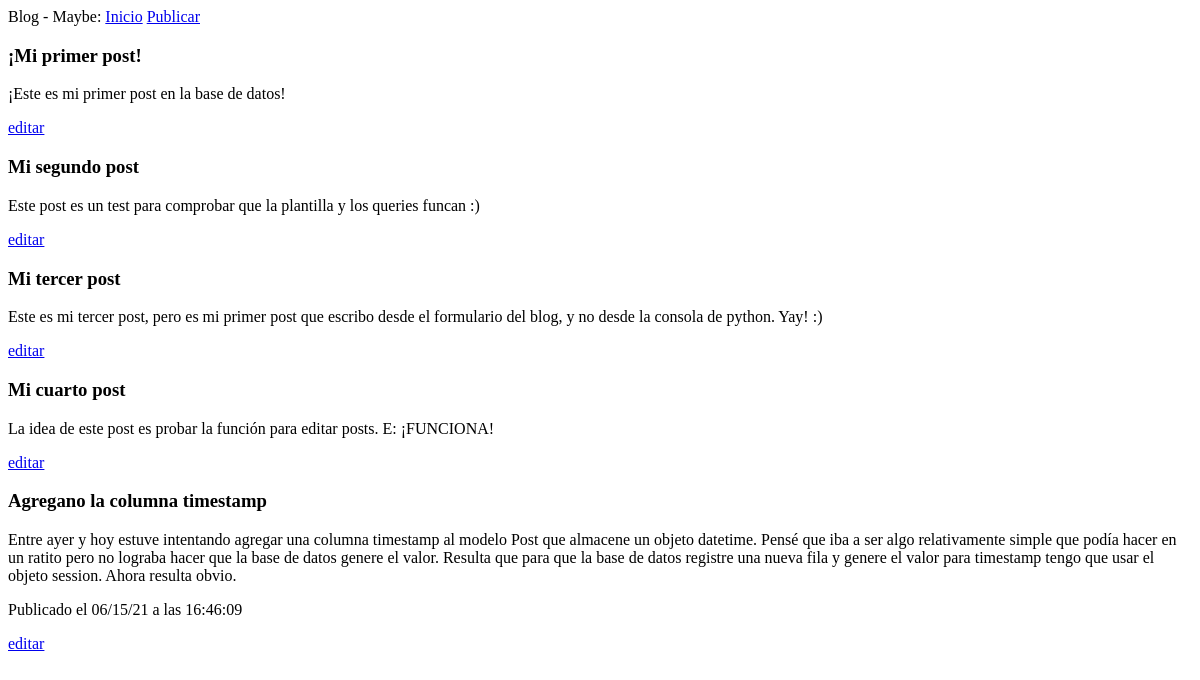
The page /index on the database as committed earlier.
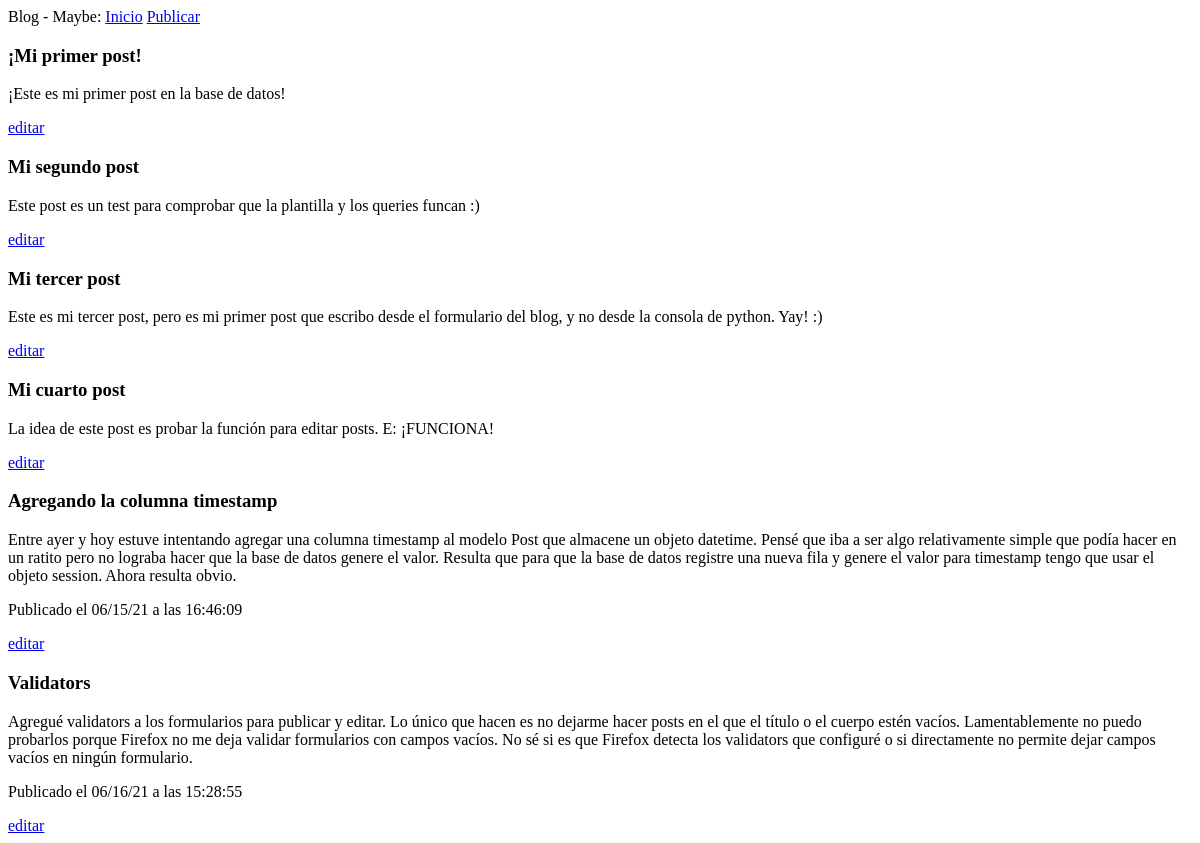
The same page on the database as committed later.
### app/models.py (models this page shows, shortened)
class Post(db.Model):
    id = db.Column(db.Integer, primary_key=True)
    title = db.Column(db.String(50))
    body = db.Column(db.Text())
    timestamp = db.Column(db.DateTime(), default=datetime.now)

### app/routes.py (the view)
@app.route('/')
@app.route('/index')
def index():
    posts = [
        {'title': 'A Post',
         'body': 'Mi primer post!',
         'date': '28/5/2021',
         'time': '00:13'},
        {'title': 'Another Post',
         'body': 'Este post viene después del primero.',
         'date': '29/5/2021',
         'time': '10:33'}
    ]
    post = Post.query.all()
    return render_template('index.html', title='Home Page', posts=post)

### app/templates/index.html
{% extends "base.html" %}
{% block content %}
{% for post in posts %}
<h3>{{ post.title }}</h3>
<p>{{ post.body }}</p>
{% if post.timestamp %}
<p>Publicado el {{ post.timestamp.strftime('%x') }} a las {{ post.timestamp.strftime('%X') }}</p>
{% endif %}
<a href="/edit?p={{ post.id }}">editar</a>
{% endfor %}
{% endblock %}

### app/templates/base.html (shortened to what this page needs)
<!DOCTYPE html>
<html lang="en">
<head>
</head>
<body>
    <div>
        Blog - Maybe:
        <a href="{{ url_for('index') }}">Inicio</a>
        <a href="{{ url_for('post') }}">Publicar</a>
    </div>
    {% block content %}{% endblock %}
</body>
</html>

Rows that differ between the two databases and show on the page:
changed Post: title "Agregano la columna timestamp" → "Agregando la columna timestamp"
added Post: title "Validators", body "Agregué validators a los formularios para publicar y editar. Lo único que hacen es no dejarme hacer posts en el que el título o el cuerpo estén vacíos. Lamentablemente no puedo probarlos porque Firefox no me deja validar formularios con campos vacíos. No sé si es que Firefox detecta los validators que configuré o si directamente no permite dejar campos vacíos en ningún formulario.", timestamp "06/16/21", timestamp "15:28:55"
